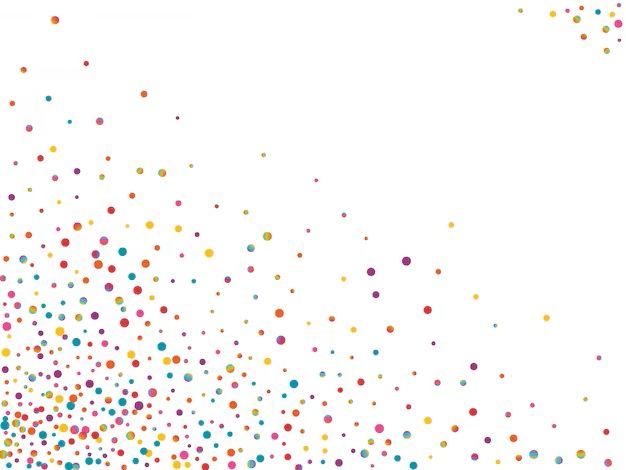
#> input picture Images/i1.jpg, 626 x 470 px; its folder holds only this picture in this run
$ python main.py
#> lines starting #> are read from the running program, lines starting #| are printed output that depends on the picture; after the words box and inside, x2 and y2 are one past the last pixel; in counts of white or black regions, pixels touching at a corner belong together
### finddot.py
import cv2
import numpy as np
import os

def preprocess_image(image_path, target_size=(500, 500)):
    """
    Load, resize, and prepare the image for processing.
    Handles grayscale and color preprocessing.
    """
    img = cv2.imread(image_path)
    if img is None:
        raise ValueError(f"Image at path {image_path} could not be loaded.")
    resized_img = cv2.resize(img, target_size)
    gray_img = cv2.cvtColor(resized_img, cv2.COLOR_BGR2GRAY)
    return resized_img, gray_img

def enhance_edges(gray_img):
    """
    Enhance edges to better detect thin or faint dots.
    """
    blurred = cv2.GaussianBlur(gray_img, (5, 5), 0)
    edges = cv2.Canny(blurred, 50, 150)
    return edges

def detect_dots(image, edge_img, min_area=5, max_area=5000):
    """
    Detect dots using contours and handle merged dots with watershed.
    """
    # Convert edges to binary
    _, binary = cv2.threshold(edge_img, 50, 255, cv2.THRESH_BINARY)

    # Find contours in the binary image
    contours, _ = cv2.findContours(binary, cv2.RETR_EXTERNAL, cv2.CHAIN_APPROX_SIMPLE)

    # Filter contours by area
    dot_contours = [cnt for cnt in contours if min_area <= cv2.contourArea(cnt) <= max_area]

    # For merged dots, apply distance transform and watershed
    kernel = np.ones((3, 3), np.uint8)
    sure_bg = cv2.dilate(binary, kernel, iterations=3)
    dist_transform = cv2.distanceTransform(binary, cv2.DIST_L2, 5)
    _, sure_fg = cv2.threshold(dist_transform, 0.7 * dist_transform.max(), 255, 0)
    sure_fg = np.uint8(sure_fg)
    unknown = cv2.subtract(sure_bg, sure_fg)

    # Apply the watershed algorithm
    markers = cv2.connectedComponents(sure_fg)[1]
    markers = markers + 1
    markers[unknown == 255] = 0
    cv2.watershed(image, markers)

    # Add watershed-separated contours
    for i in range(2, markers.max() + 1):
        mask = (markers == i).astype(np.uint8)
        contours, _ = cv2.findContours(mask, cv2.RETR_EXTERNAL, cv2.CHAIN_APPROX_SIMPLE)
        dot_contours.extend(contours)

    return dot_contours

def draw_dots(image, contours):
    """
    Draw red circles around detected dots.
    """
    for contour in contours:
        # Get the bounding circle for each contour
        (x, y), radius = cv2.minEnclosingCircle(contour)
        center = (int(x), int(y))
        radius = int(radius * 1.2)  # Slightly enlarge the circle for better visibility

        # Draw the circle in red
        cv2.circle(image, center, radius, (0, 0, 255), 2)
    return image

def process_image(image_path, output_path, target_size=(500, 500), min_area=5, max_area=5000):
    """
    Full pipeline to process an image: detect dots, draw circles, and save the result.
    """
    # Preprocess the image
    original_img, gray_img = preprocess_image(image_path, target_size)

    # Enhance edges for better detection of thin dots
    edge_img = enhance_edges(gray_img)

    # Detect dots
    dot_contours = detect_dots(original_img, edge_img, min_area, max_area)

    # Draw detected dots on the original image
    output_img = draw_dots(original_img, dot_contours)

    # Count the number of detected dots (contours)
    num_dots = len(dot_contours)
    print(f"Number of dots detected: {num_dots}")

    # Save the result
    cv2.imwrite(output_path, output_img)
    print(f"Processed image saved to: {output_path}")

### main.py
import finddot
import os

def main():
    if __name__ == "__main__":
        image_dir = "Images"  # Folder containing input images
        output_dir = "Processed_Images"  # Folder to save processed images
        os.makedirs(output_dir, exist_ok=True)

        # Process all images in the folder
        for image_file in os.listdir(image_dir):
            if image_file.endswith(('.jpg', '.png')):
                input_path = os.path.join(image_dir, image_file)
                output_path = os.path.join(output_dir, f"processed_{image_file}")
                finddot.process_image(input_path, output_path)
#> in preprocess_image, img is the input picture: shape (470, 626, 3); mean B, G, R 247.6, 248.7, 250.8
#> in preprocess_image, `gray_img = cv2.cvtColor(resized_img, cv2.COLOR_BGR2GRAY)`:
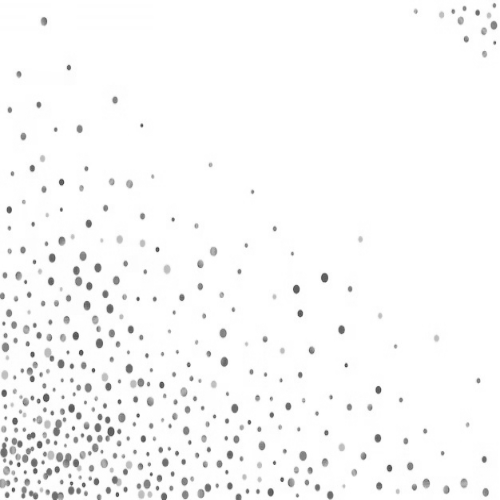
#> gray_img: shape (500, 500); min 68, max 255, mean 249.2
#> in enhance_edges, `edges = cv2.Canny(blurred, 50, 150)`:
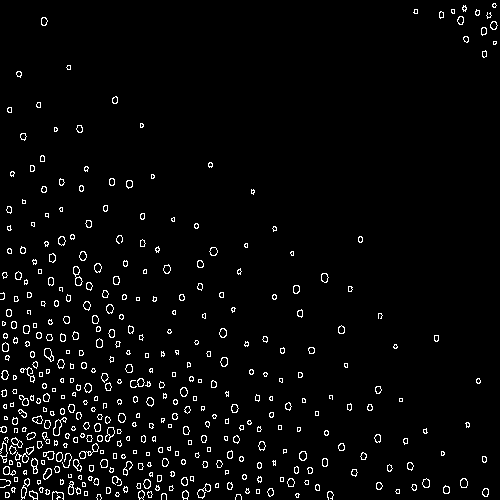
#> edges: shape (500, 500); 3.3% white in thin lines or dots
#> in detect_dots, `contours, _ = cv2.findContours(binary, cv2.RETR_EXTERNAL, cv2.CHAIN_AP..`: contours = 396 contours, 225 with area under 20; largest, box (x1, y1, x2, y2) and area: (15, 446, 34, 463) 100, (53, 417, 67, 436) 100, (73, 266, 83, 286) 92, (79, 443, 99, 459) 86, (197, 483, 211, 499) 83
#> in detect_dots, `dot_contours = [cnt for cnt in contours if min_area <= cv2.contourArea..`: dot_contours = 379 contours, 208 with area under 20; largest, box (x1, y1, x2, y2) and area: (15, 446, 34, 463) 100, (53, 417, 67, 436) 100, (73, 266, 83, 286) 92, (79, 443, 99, 459) 86, (197, 483, 211, 499) 83
#> in detect_dots, `sure_bg = cv2.dilate(binary, kernel, iterations=3)`: sure_bg: shape (500, 500); 21.5% white; 168 white regions, largest, box (x1, y1, x2, y2) and area: (0, 306, 177, 500) 17831, (138, 420, 197, 500) 1531, (156, 373, 208, 431) 1507
#> in detect_dots, `_, sure_fg = cv2.threshold(dist_transform, 0.7 * dist_transform.max(),..`: sure_fg: shape (500, 500) float32; 3.3% white in thin lines or dots
#> in detect_dots, `unknown = cv2.subtract(sure_bg, sure_fg)`:
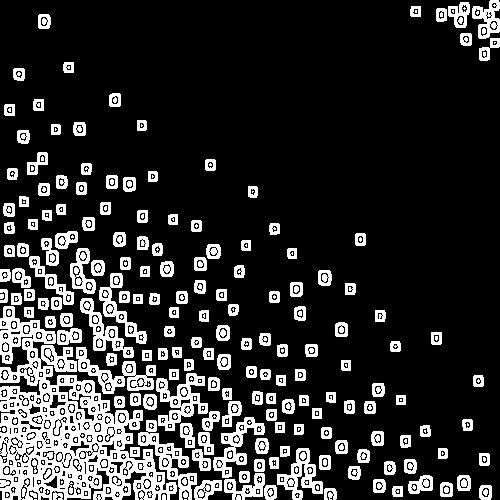
#> unknown: shape (500, 500); 18.2% white; 349 white regions (164 under 20 px), largest, box (x1, y1, x2, y2) and area: (0, 306, 177, 500) 14100, (156, 373, 208, 431) 1257, (76, 347, 156, 394) 1250
#> in detect_dots, `markers = cv2.connectedComponents(sure_fg)[1]`: markers: shape (500, 500) int32; 397 distinct labels, from 0 to 396
#> in detect_dots, `markers = markers + 1`:
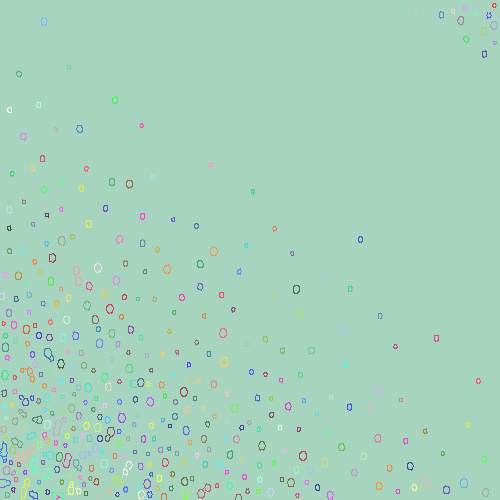
#> markers: shape (500, 500) int32; 397 distinct labels, from 1 to 397; one colour per label, 0 black
#> in detect_dots, `markers[unknown == 255] = 0`:
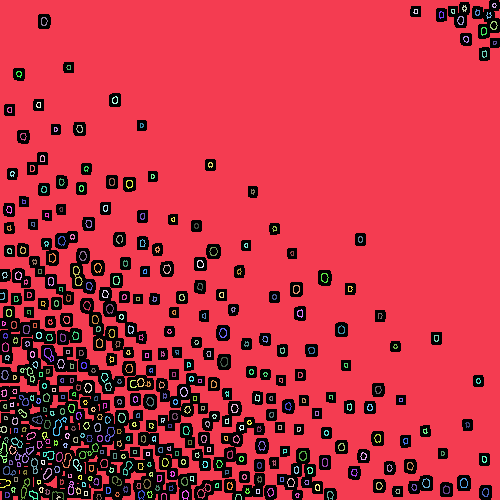
#> markers: shape (500, 500) int32; 398 distinct labels, from 0 to 397; one colour per label, 0 black
#> the loop in detect_dots, `for i in range(2, markers.max() + 1):` made 396 passes
#> pass 1, in detect_dots, `mask = (markers == i).astype(np.uint8)`:
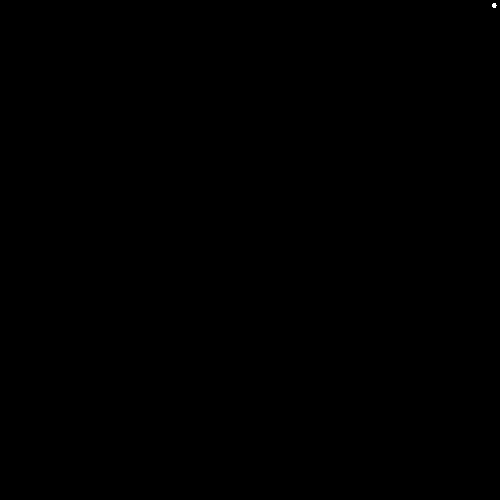
#> mask: shape (500, 500); values 0 (black) and 1 (white), 0.01% white; 1 white region (1 under 20 px)
#> after the loop in detect_dots, `for i in range(2, markers.max() + 1):`: mask: shape (500, 500); values 0 (black) and 1 (white), 0.01% white; 1 white region
#> after the loop in detect_dots, `for i in range(2, markers.max() + 1):`: dot_contours = 775 contours, 414 with area under 20; largest, box (x1, y1, x2, y2) and area: (1, 433, 9, 468) 142, (14, 446, 34, 463) 128, (1, 465, 16, 481) 120, (79, 443, 99, 459) 113, (53, 417, 67, 436) 110
#> the loop in draw_dots, `for contour in contours:` made 775 passes
#> (x, y, radius, center) on passes 3, 5, 7: (6.5, 494.5, 3, (6, 494)), (149.5, 494, 4, (149, 494)), (57.5, 495.5, 7, (57, 495))
#> after the loop in draw_dots, `for contour in contours:`:
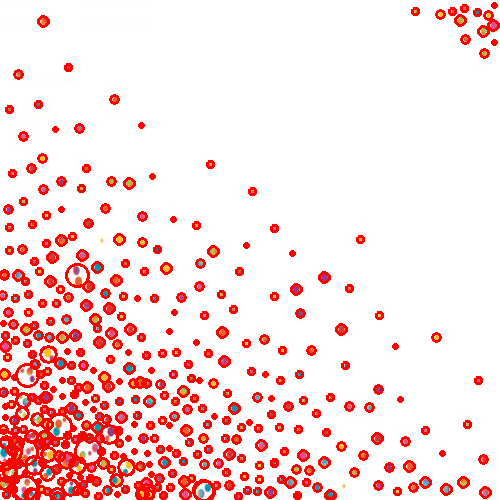
#> image: shape (500, 500, 3); mean B, G, R 223.3, 224, 252.5
#> in process_image, `num_dots = len(dot_contours)`: num_dots = 775
#| Number of dots detected: 775

main()

$ run again, on Images/i5.jpg
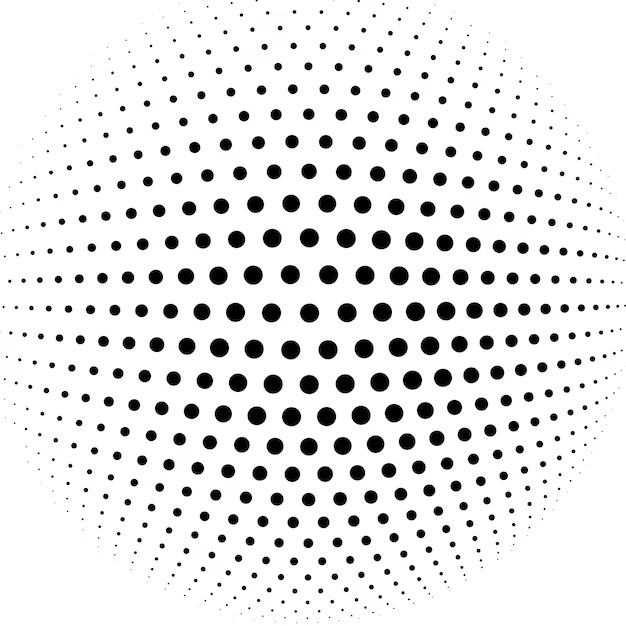
#> input picture Images/i5.jpg, 626 x 626 px
#> in preprocess_image, img is the input picture: shape (626, 626, 3); min 0, max 255, mean 230.2
#> in enhance_edges, `edges = cv2.Canny(blurred, 50, 150)`:
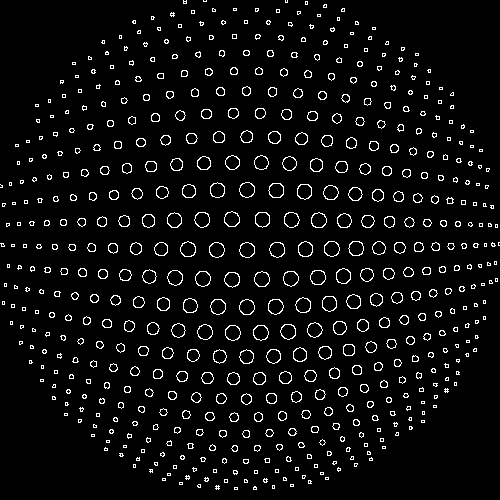
#> edges: shape (500, 500); 5.2% white in thin lines or dots
#> in detect_dots, `contours, _ = cv2.findContours(binary, cv2.RETR_EXTERNAL, cv2.CHAIN_AP..`: contours = 557 contours, 285 with area under 20; largest, box (x1, y1, x2, y2) and area: (324, 241, 340, 257) 184, (225, 325, 241, 341) 183, (239, 299, 255, 315) 183, (210, 299, 226, 315) 183, (195, 271, 211, 287) 183
#> in detect_dots, `dot_contours = [cnt for cnt in contours if min_area <= cv2.contourArea..`: dot_contours = 553 contours, 281 with area under 20; largest, box (x1, y1, x2, y2) and area: (324, 241, 340, 257) 184, (225, 325, 241, 341) 183, (239, 299, 255, 315) 183, (210, 299, 226, 315) 183, (195, 271, 211, 287) 183
#> sure_bg: shape (500, 500); 38.8% white; 442 white regions, largest, box (x1, y1, x2, y2) and area: (194, 455, 278, 493) 1468, (285, 425, 332, 483) 712, (308, 423, 344, 475) 627
#> sure_fg: shape (500, 500) float32; 5.2% white in thin lines or dots
#> unknown: shape (500, 500); 33.6% white; 704 white regions (233 under 20 px), largest, box (x1, y1, x2, y2) and area: (194, 455, 278, 493) 1236, (285, 425, 332, 483) 600, (308, 423, 344, 475) 537
#> the loop in detect_dots, `for i in range(2, markers.max() + 1):` made 557 passes
#> contours on passes 2, 3, 7: [[[203, 1], [207, 1]]], [[[285, 1], [285, 2], [287, 2], [287, 1]]], [[[233, 8], [233, 10], [236, 10], [236, 8]]]
#> after the loop in detect_dots, `for i in range(2, markers.max() + 1):`: dot_contours = 1110 contours, 557 with area under 20; largest, box (x1, y1, x2, y2) and area: (324, 241, 340, 257) 184, (324, 241, 340, 257) 184, (225, 325, 241, 341) 183, (239, 299, 255, 315) 183, (210, 299, 226, 315) 183
#> the loop in draw_dots, `for contour in contours:` made 1110 passes
#> (x, y, radius, center) on passes 2, 6, 8: (254.5, 487.8, 2, (254, 487)), (198.8, 485.5, 2, (198, 485)), (309.5, 481.5, 2, (309, 481))
#> after the loop in draw_dots, `for contour in contours:`:
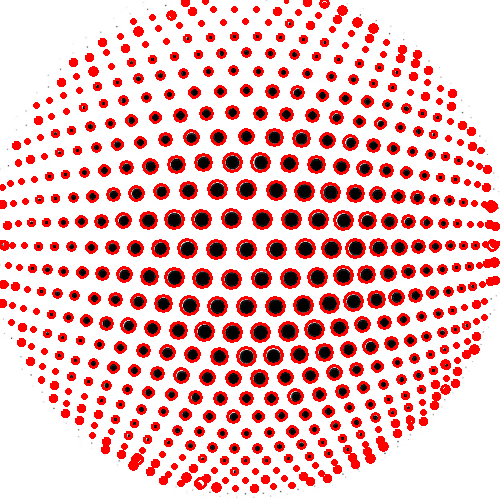
#> image: shape (500, 500, 3); mean B, G, R 191.8, 191.8, 237.1
#> num_dots = 1110
#| Number of dots detected: 1110

$ run again, on Images/i7.jpg
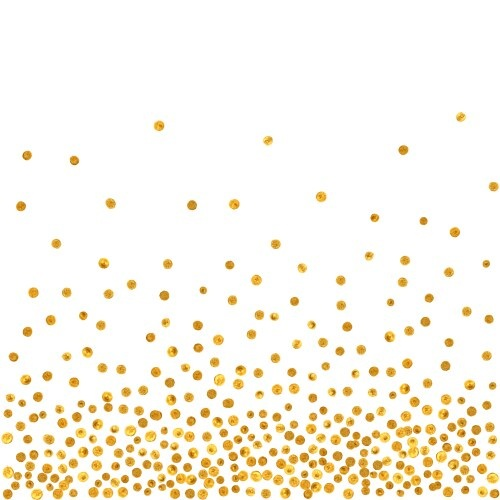
#> input picture Images/i7.jpg, 500 x 500 px
#> in preprocess_image, img is the input picture: shape (500, 500, 3); mean B, G, R 232.9, 245.1, 250.1
#> edges: shape (500, 500); 4.7% white in thin lines or dots, all inside (x1, y1, x2, y2) = (1, 112, 500, 500)
#> in detect_dots, `contours, _ = cv2.findContours(binary, cv2.RETR_EXTERNAL, cv2.CHAIN_AP..`: contours = 329 contours, 57 with area under 20; largest, box (x1, y1, x2, y2) and area: (358, 449, 378, 495) 342, (249, 470, 284, 485) 271, (46, 475, 73, 500) 250, (372, 457, 394, 490) 250, (423, 469, 443, 491) 232
#> in detect_dots, `dot_contours = [cnt for cnt in contours if min_area <= cv2.contourArea..`: dot_contours = 301 contours, 29 with area under 20; largest, box (x1, y1, x2, y2) and area: (358, 449, 378, 495) 342, (249, 470, 284, 485) 271, (46, 475, 73, 500) 250, (372, 457, 394, 490) 250, (423, 469, 443, 491) 232
#> sure_bg: shape (500, 500); 27.7% white; 93 white regions, largest, box (x1, y1, x2, y2) and area: (0, 364, 500, 500) 44622, (203, 354, 237, 411) 1052, (268, 365, 303, 398) 776
#> unknown: shape (500, 500); 23% white; 125 white regions (4 under 20 px), largest, box (x1, y1, x2, y2) and area: (0, 364, 500, 500) 35667, (203, 354, 237, 411) 904, (268, 365, 303, 398) 666
#> the loop in detect_dots, `for i in range(2, markers.max() + 1):` made 359 passes
#> contours on passes 3, 47, 49: [[[264, 137]]], 1 contour, all with area under 20, 1 contour, all with area under 20
#> after the loop in detect_dots, `for i in range(2, markers.max() + 1):`: dot_contours = 660 contours, 75 with area under 20; largest, box (x1, y1, x2, y2) and area: (396, 461, 423, 495) 434, (289, 470, 323, 499) 402, (358, 449, 378, 495) 394, (46, 472, 73, 499) 378, (358, 449, 378, 495) 342
#> the loop in draw_dots, `for contour in contours:` made 660 passes
#> (x, y, radius, center) on passes 1 to 3: (480.8, 492.5, 3, (480, 492)), (494.5, 493, 6, (494, 493)), (399.8, 492.8, 4, (399, 492))
#> after the loop in draw_dots, `for contour in contours:`:
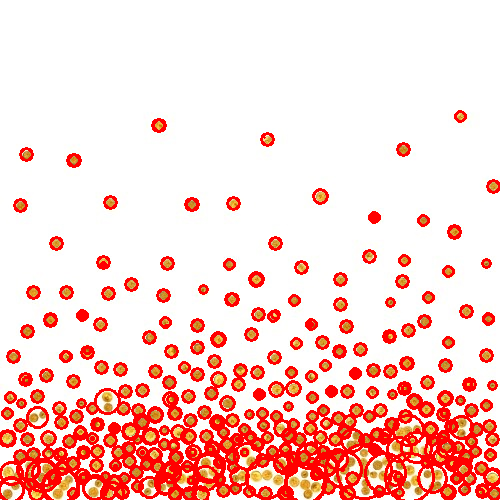
#> image: shape (500, 500, 3); 14.86% of pixels changed, all inside (x1, y1, x2, y2) = (0, 110, 500, 500)
#> num_dots = 660
#| Number of dots detected: 660
